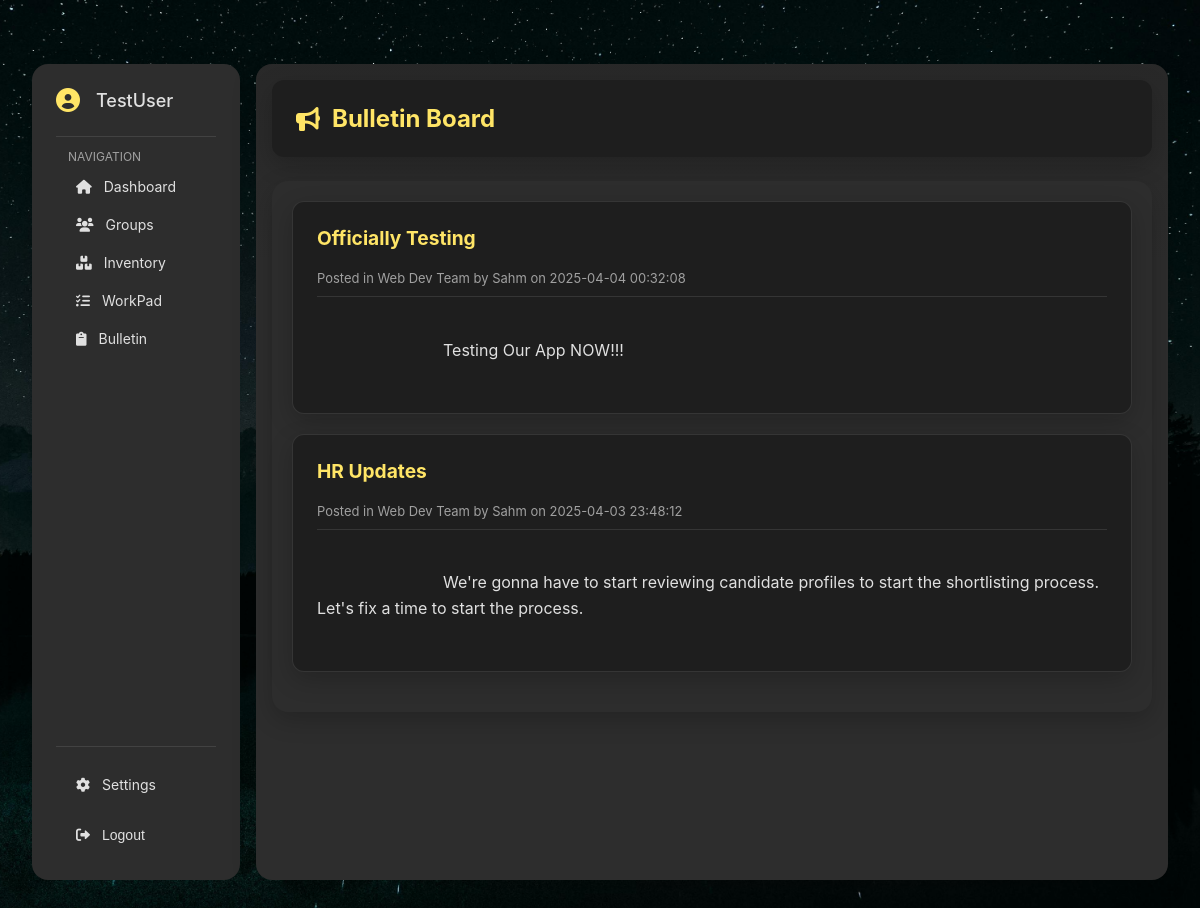
Screenshot of /bulletin (signed in) with the database file from the repository.
### tables this page shows
CREATE TABLE announcements (
            id INTEGER PRIMARY KEY AUTOINCREMENT,
            organization_id INTEGER,
            author_id INTEGER,
            title TEXT NOT NULL,
            content TEXT NOT NULL,
            created_at TIMESTAMP DEFAULT CURRENT_TIMESTAMP,
            FOREIGN KEY (organization_id) REFERENCES organizations (id) ON DELETE CASCADE,
            FOREIGN KEY (author_id) REFERENCES users (id) ON DELETE CASCADE
        );

CREATE TABLE organizations (
            id INTEGER PRIMARY KEY AUTOINCREMENT,
            name TEXT UNIQUE,
            created_at TIMESTAMP DEFAULT CURRENT_TIMESTAMP
        );

CREATE TABLE users (
            id INTEGER PRIMARY KEY AUTOINCREMENT,
            username TEXT UNIQUE,
            password TEXT
        );

### app/routes/bulletin.py (the view)
def bulletin():
    if 'user_id' not in session:
        return redirect(url_for('login_credentials'))
    try:
        announcements = execute_query('''
            SELECT a.*, o.name as organization_name, u.username as author_name,
                   datetime(a.created_at) as formatted_date
            FROM announcements a
            JOIN organizations o ON a.organization_id = o.id
            JOIN users u ON a.author_id = u.id
            JOIN user_organizations uo ON a.organization_id = uo.organization_id
            WHERE uo.user_id = ?
            ORDER BY a.created_at DESC
        ''', (session['user_id'],))
        admin_orgs = execute_query('''
            SELECT o.*
            FROM organizations o
            JOIN user_organizations uo ON o.id = uo.organization_id
            WHERE uo.user_id = ? AND uo.role = 'admin'
        ''', (session['user_id'],))
        return render_template('bulletin.html',
                           announcements=announcements,
                           admin_organizations=admin_orgs,
                           username=session.get('username', 'User'))
    except DatabaseError as e:
        flash('Error loading bulletin board')
        print(f"Database error: {str(e)}")
        return redirect(url_for('dashboard'))

### app/__init__.py (called while the page is built)
@app.context_processor
def inject_csrf_token():
    return dict(csrf=generate_csrf())

@app.context_processor
def inject_user():
    if 'user_id' in session:
        return {
            'username': session.get('username'),
            'user_id': session.get('user_id')
        }
    return {'username': None, 'user_id': None}

### app/utils/db_utils.py (called while the page is built)
@contextmanager
def get_db():
    conn = None
    try:
        current_dir = os.path.dirname(os.path.dirname(os.path.dirname(os.path.abspath(__file__))))
        db_path = os.path.join(current_dir, 'database', 'database.db')
        conn = sqlite3.connect(db_path)
        conn.row_factory = sqlite3.Row
        yield conn
        conn.commit()
    except sqlite3.Error as e:
        if conn:
            conn.rollback()
        raise DatabaseError(f"Database error: {str(e)}")
    finally:
        if conn:
            conn.close()

def execute_query(query, params=()):
    try:
        with get_db() as conn:
            result = conn.execute(query, params).fetchall()
        return result
    except Exception as e:
        raise DatabaseError(f"Query error: {str(e)}")

### templates/bulletin.html (shortened to what this page needs)
{% extends "base.html" %}
{% block content %}
<div class="page-header">
    <h1><i class="fas fa-bullhorn"></i> Bulletin Board</h1>
</div>
            <div class="bulletin-container">
            <div class="announcements-list">
                {% if announcements %}
                    {% for announcement in announcements %}
                    <div class="announcement-card">
                        <div class="announcement-header">
                            <div class="announcement-title">{{ announcement.title }}</div>
                            <div class="announcement-info">
                                <div class="announcement-meta">
                                    Posted in {{ announcement.organization_name }} by {{ announcement.author_name }}
                                    on {{ announcement.formatted_date }}
                                </div>
                            </div>
                        </div>
                        <div class="announcement-content">
                            {{ announcement.content }}
                        </div>
                    </div>
                    {% endfor %}
                {% else %}
                    <div class="no-announcements">
                        <i class="fas fa-info-circle"></i> No announcements to display
                    </div>
                {% endif %}
</div>
{% endblock %}

### static/styles.css (style rules this page uses)
:root { --bg-primary: #1E1E1E; --bg-secondary: #2D2D2D; --accent: #FFE566; --text-primary: #E0E0E0; --text-secondary: #A0A0A0; --shadow: 0 8px 24px rgba(0, 0, 0, 0.2); --danger: #dc3545; --success: #4CAF50; --info: #4444ff; }
body { margin: 0; padding: 0; min-height: 100vh; font-family: -apple-system, BlinkMacSystemFont, 'Segoe UI', Roboto, sans-serif; background: var(--bg-primary) url('Flex-BG.jpg') no-repeat center center fixed; background-size: cover; color: var(--text-primary); }
.page-header { display: flex; justify-content: space-between; align-items: center; padding: 24px; background-color: var(--bg-primary); border-radius: 12px; margin-bottom: 24px; box-shadow: var(--shadow); }
.page-header h1 { margin: 0; display: flex; align-items: center; gap: 12px; color: var(--accent); font-size: 24px; }
.bulletin-container { max-width: 1200px; margin: 20px auto; padding: 20px; background: var(--bg-secondary); border-radius: 16px; box-shadow: var(--shadow); }
.announcement-card { background: var(--bg-primary); border-radius: 12px; padding: 24px; margin-bottom: 20px; box-shadow: var(--shadow); position: relative; border: 1px solid rgba(255, 255, 255, 0.1); }
.announcement-header { display: flex; flex-direction: column; gap: 10px; margin-bottom: 15px; padding-bottom: 10px; border-bottom: 1px solid rgba(255, 255, 255, 0.1); }
.announcement-info { display: flex; justify-content: space-between; align-items: center; color: var(--text-secondary); font-size: 0.9em; margin-top: 5px; }
.announcement-title { font-size: 1.2em; font-weight: bold; color: var(--accent); }
.announcement-meta { font-size: 0.9em; color: var(--text-secondary); margin-top: 5px; }
.announcement-content { color: var(--text-primary); line-height: 1.6; white-space: pre-wrap; }
.main-content > * { position: relative; z-index: 2; }

### rows the page displays
announcements: title "Officially Testing", organization_name "Web Dev Team", author_name "Sahm", formatted_date "2025-04-04 00:32:08", content "Testing Our App NOW!!!"
announcements: title "HR Updates", organization_name "Web Dev Team", author_name "Sahm", formatted_date "2025-04-03 23:48:12", content "We're gonna have to start reviewing candidate profiles to start the shortlisting process. Let's fix a time to start the process."

### other values shown
{{ username }} "TestUser"
